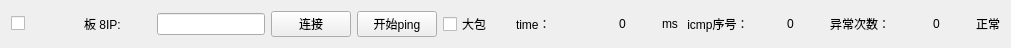
    <widget class="QWidget" name="horizontalLayoutWidget_8">
     <property name="geometry">
      <rect>
       <x>20</x>
       <y>270</y>
       <width>1011</width>
       <height>31</height>
      </rect>
     </property>
     <layout class="QHBoxLayout" name="horizontalLayout_8">
      <item>
       <widget class="QCheckBox" name="ip_enable_8">
        <property name="text">
         <string/>
        </property>
       </widget>
      </item>
      <item>
       <widget class="QLabel" name="label_30">
        <property name="text">
         <string>板 8IP:</string>
        </property>
       </widget>
      </item>
      <item>
       <widget class="QLineEdit" name="ip_Text_8">
        <property name="sizePolicy">
         <sizepolicy hsizetype="Fixed" vsizetype="Fixed">
          <horstretch>0</horstretch>
          <verstretch>0</verstretch>
         </sizepolicy>
        </property>
        <property name="alignment">
         <set>Qt::AlignCenter</set>
        </property>
       </widget>
      </item>
      <item>
       <widget class="QPushButton" name="m_pBtnConnect_8">
        <property name="text">
         <string>连接</string>
        </property>
       </widget>
      </item>
      <item>
       <widget class="QPushButton" name="pingButton_8">
        <property name="text">
         <string>开始ping</string>
        </property>
       </widget>
      </item>
      <item>
       <widget class="QCheckBox" name="bigpack_8">
        <property name="text">
         <string>大包</string>
        </property>
       </widget>
      </item>
      <item>
       <widget class="QLabel" name="label_31">
        <property name="text">
         <string>time：</string>
        </property>
       </widget>
      </item>
      <item>
       <widget class="QLabel" name="time_val_8">
        <property name="text">
         <string>0</string>
        </property>
        <property name="alignment">
         <set>Qt::AlignCenter</set>
        </property>
       </widget>
      </item>
      <item>
       <widget class="QLabel" name="label_32">
        <property name="sizePolicy">
         <sizepolicy hsizetype="Fixed" vsizetype="Preferred">
          <horstretch>0</horstretch>
          <verstretch>0</verstretch>
         </sizepolicy>
        </property>
        <property name="text">
         <string>ms</string>
        </property>
       </widget>
      </item>
      <item>
       <widget class="QLabel" name="label_33">
        <property name="text">
         <string> icmp序号：</string>
        </property>
       </widget>
      </item>
      <item>
       <widget class="QLabel" name="icmp_count_8">
        <property name="text">
         <string>0</string>
        </property>
        <property name="alignment">
         <set>Qt::AlignCenter</set>
        </property>
       </widget>
      </item>
      <item>
       <widget class="QLabel" name="error_text_8">
        <property name="text">
         <string>异常次数：</string>
        </property>
       </widget>
      </item>
      <item>
       <widget class="QLabel" name="error_count_8">
        <property name="text">
         <string>0</string>
        </property>
        <property name="alignment">
         <set>Qt::AlignCenter</set>
        </property>
       </widget>
      </item>
      <item>
       <widget class="QLabel" name="status_led_8">
        <property name="sizePolicy">
         <sizepolicy hsizetype="Fixed" vsizetype="Fixed">
          <horstretch>10</horstretch>
          <verstretch>10</verstretch>
         </sizepolicy>
        </property>
        <property name="text">
         <string>正常</string>
        </property>
       </widget>
      </item>
     </layout>
    </widget>
